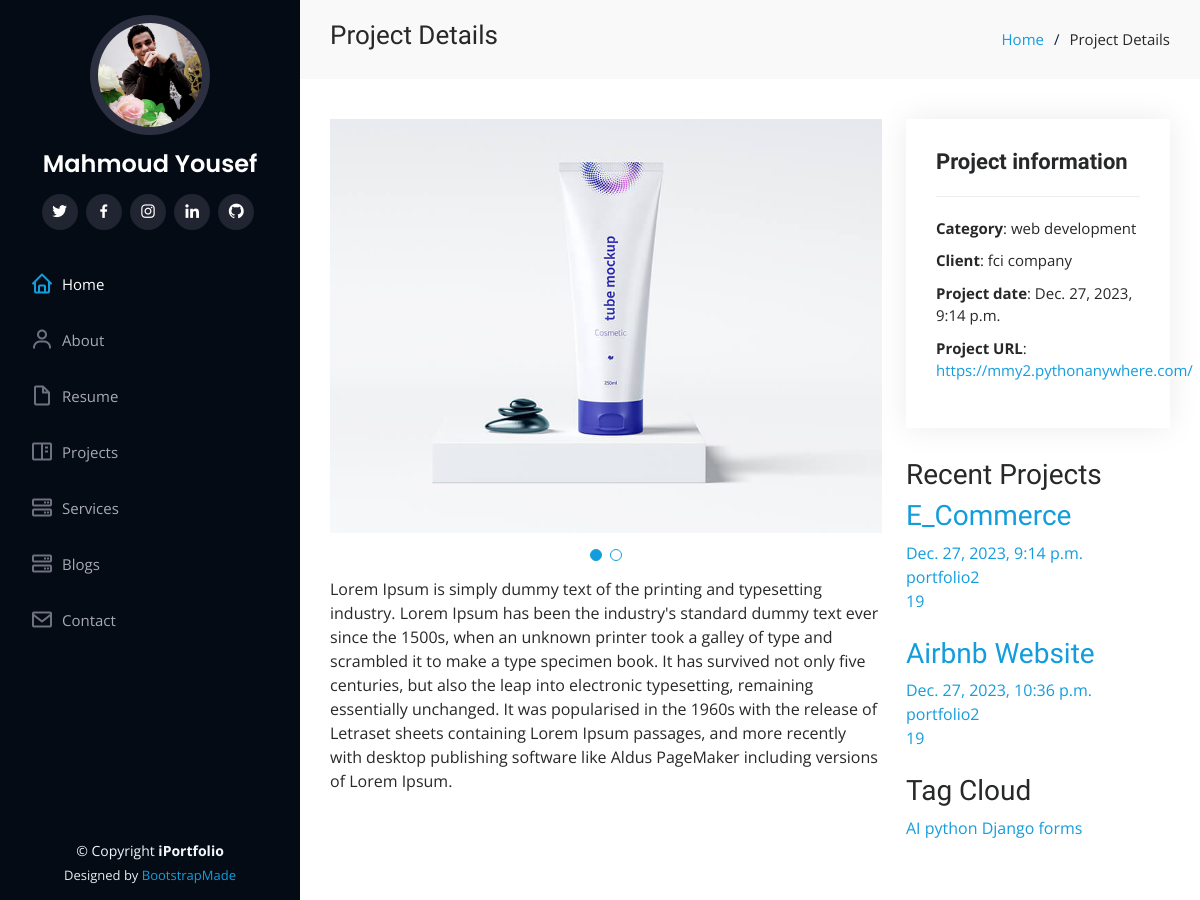
Before: /prjects/e_commerce with the older database file.
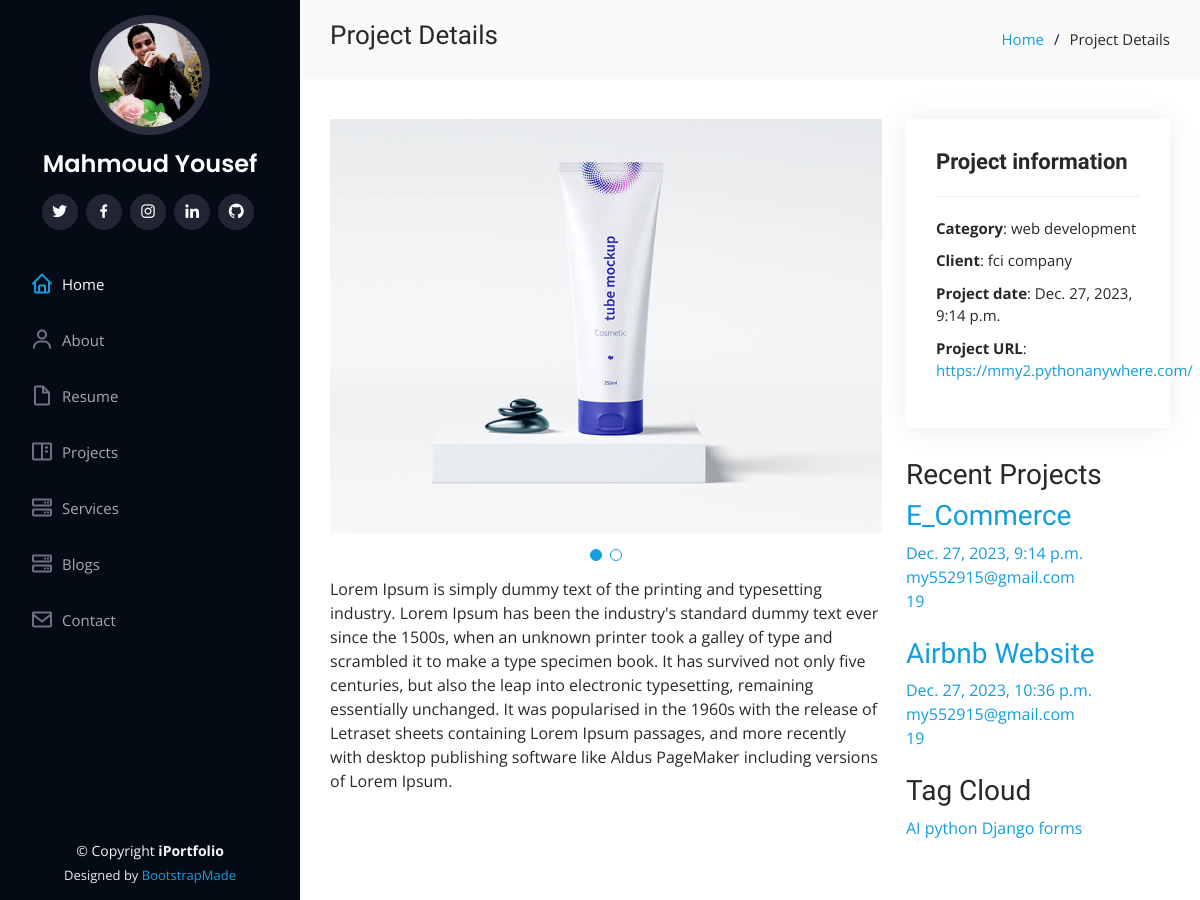
After: the same page with the newer database file.
### projects/models.py (models this page shows, shortened)
class Projects(models.Model):
    auther = models.ForeignKey(User, related_name="project_auther",verbose_name=('auther'), on_delete=models.CASCADE)
    title = models.CharField(max_length=100,verbose_name=('title'))
    tags = TaggableManager(("tags"))
    image = models.ImageField(("image"),upload_to='projects/')
    created_at = models.DateTimeField( ("created_at"),default=timezone.now)
    description = models.TextField(("description"),max_length=100000)
    categoryproject = models.ForeignKey('CategoryProject',related_name='project_category',verbose_name=('categoryproject'),on_delete=models.CASCADE)
    slug = models.SlugField(null=True,blank=True)
    url = models.CharField(null=True,blank=True, max_length=50)
    client = models.CharField(null=True,blank=True, max_length=50)
    def __str__(self):
        return self.title
    def get_absolute_url(self):
        return reverse("projects:project_detail", kwargs={"slug": self.slug})

class CategoryProject(models.Model):
    name = models.CharField(max_length=60)
    def __str__(self):
        return self.name

### projects/views.py (the view)
# urls.py: path('<slug:slug>' , views.ProjectDetail.as_view() , name='project_detail'),
class ProjectDetail(DetailView):
    model = Projects
    def get_context_data(self, **kwargs):
        context = super().get_context_data(**kwargs)
        context["categories"] = CategoryProject.objects.all().annotate(project_count=Count('project_category'))
        context["tags"] = Tag.objects.all()
        context["recent_project"] = Projects.objects.all()[:3]
        return context

### projects/templates/projects/projects_detail.html (shortened to what this page needs)
{% extends "base.html" %}
{% load static %}
{% block body %}
<main id="main">
    <section id="breadcrumbs" class="breadcrumbs">
        <div class="container">
            <div class="d-flex justify-content-between align-items-center">
                <h2>Project Details</h2>
                <ol>
                    <li><a href="/">Home</a></li>
                    <li>Project Details</li>
                </ol>
            </div>
        </div>
    </section>
    <section id="portfolio-details" class="portfolio-details">
        <div class="container">
            <div class="row gy-4">
                <div class="col-lg-8">
                    <div class="portfolio-details-slider swiper">
                        <div class="swiper-wrapper align-items-center">
                            {% for image in object.project_image.all  %}
                            <div class="swiper-slide">
                                <img src="{{image.image.url}}" alt="">
                            </div>
                            {% endfor %}
                        </div>
                        <div class="swiper-pagination"></div>
                    </div>
                    <p>{{object.description}}</p>
                </div>
                <div class="col-lg-4">
                    <div class="portfolio-info">
                        <h3>Project information</h3>
                        <ul>
                            <li><strong>Category</strong>: {{object.categoryproject}}</li>
                            <li><strong>Client</strong>: {{object.client}}</li>
                            <li><strong>Project date</strong>: {{object.created_at}}</li>
                            <li><strong>Project URL</strong>: <a href="{{object.url}}">{{object.url}}</a></li>
                        </ul>
                    </div>
                    <div class="portfolio-description">
                        <div class="sidebar-box ftco-animate">
                            <h3 class="heading-sidebar">Recent Projects</h3>
                            {% for project in recent_project  %}
                            <div class="block-21 mb-4 d-flex">
                                <div class="text">
                                    <h3 class="heading"><a href="{{project.get_absolute_url}}">{{project}}</a></h3>
                                    <div class="meta">
                                        <div><a href="{{project.get_absolute_url}}">{{project.created_at}}</a></div>
                                        <div><a href="{{project.get_absolute_url}}">{{project.auther}}</a></div>
                                        <div><a href="{{project.get_absolute_url}}">
                                                19</a>
                                        </div>
                                    </div>
                                </div>
                            </div>
                            {% endfor %}
                        </div>
                    </div>
                    <h3 class="heading-sidebar">Tag Cloud</h3>
                    <div class="tagcloud">
                        {% for tag in tags  %}
                        <a href="{% url 'projects:project_by_tags' tag %}" class="tag-cloud-link">{{tag}}</a>
                        {% endfor %}
                    </div>
                </div>
            </div>
        </div>
    </section>
</main>
{% endblock %}

Changed rows visible on the page:
changed through a linked row, Projects "E_Commerce": auther "portfolio2" → "my552915@gmail.com"
changed through a linked row, Projects "Airbnb Website": auther "portfolio2" → "my552915@gmail.com"
